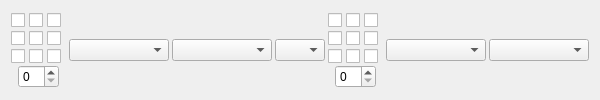
<?xml version="1.0" encoding="UTF-8"?>
<ui version="4.0">
 <class>Form</class>
 <widget class="QWidget" name="Form">
  <property name="geometry">
   <rect>
    <x>0</x>
    <y>0</y>
    <width>600</width>
    <height>100</height>
   </rect>
  </property>
  <property name="windowTitle">
   <string>Form</string>
  </property>
  <layout class="QHBoxLayout" name="horizontalLayout">
   <property name="spacing">
    <number>3</number>
   </property>
   <item>
    <layout class="QVBoxLayout" name="verticalLayout">
     <property name="spacing">
      <number>0</number>
     </property>
     <property name="sizeConstraint">
      <enum>QLayout::SetDefaultConstraint</enum>
     </property>
     <item>
      <layout class="QGridLayout" name="gridLayout">
       <property name="spacing">
        <number>0</number>
       </property>
       <item row="0" column="0">
        <widget class="QCheckBox" name="checkBox">
         <property name="sizePolicy">
          <sizepolicy hsizetype="Fixed" vsizetype="Fixed">
           <horstretch>0</horstretch>
           <verstretch>0</verstretch>
          </sizepolicy>
         </property>
         <property name="minimumSize">
          <size>
           <width>18</width>
           <height>18</height>
          </size>
         </property>
         <property name="maximumSize">
          <size>
           <width>18</width>
           <height>18</height>
          </size>
         </property>
         <property name="layoutDirection">
          <enum>Qt::LeftToRight</enum>
         </property>
         <property name="text">
          <string/>
         </property>
        </widget>
       </item>
       <item row="0" column="1">
        <widget class="QCheckBox" name="checkBox_2">
         <property name="sizePolicy">
          <sizepolicy hsizetype="Fixed" vsizetype="Fixed">
           <horstretch>0</horstretch>
           <verstretch>0</verstretch>
          </sizepolicy>
         </property>
         <property name="minimumSize">
          <size>
           <width>18</width>
           <height>18</height>
          </size>
         </property>
         <property name="maximumSize">
          <size>
           <width>18</width>
           <height>18</height>
          </size>
         </property>
         <property name="layoutDirection">
          <enum>Qt::LeftToRight</enum>
         </property>
         <property name="text">
          <string/>
         </property>
        </widget>
       </item>
       <item row="0" column="2">
        <widget class="QCheckBox" name="checkBox_3">
         <property name="sizePolicy">
          <sizepolicy hsizetype="Fixed" vsizetype="Fixed">
           <horstretch>0</horstretch>
           <verstretch>0</verstretch>
          </sizepolicy>
         </property>
         <property name="minimumSize">
          <size>
           <width>18</width>
           <height>18</height>
          </size>
         </property>
         <property name="maximumSize">
          <size>
           <width>18</width>
           <height>18</height>
          </size>
         </property>
         <property name="layoutDirection">
          <enum>Qt::LeftToRight</enum>
         </property>
         <property name="text">
          <string/>
         </property>
        </widget>
       </item>
       <item row="1" column="0">
        <widget class="QCheckBox" name="checkBox_4">
         <property name="sizePolicy">
          <sizepolicy hsizetype="Fixed" vsizetype="Fixed">
           <horstretch>0</horstretch>
           <verstretch>0</verstretch>
          </sizepolicy>
         </property>
         <property name="minimumSize">
          <size>
           <width>18</width>
           <height>18</height>
          </size>
         </property>
         <property name="maximumSize">
          <size>
           <width>18</width>
           <height>18</height>
          </size>
         </property>
         <property name="layoutDirection">
          <enum>Qt::LeftToRight</enum>
         </property>
         <property name="text">
          <string/>
         </property>
        </widget>
       </item>
       <item row="1" column="1">
        <widget class="QCheckBox" name="checkBox_5">
         <property name="sizePolicy">
          <sizepolicy hsizetype="Fixed" vsizetype="Fixed">
           <horstretch>0</horstretch>
           <verstretch>0</verstretch>
          </sizepolicy>
         </property>
         <property name="minimumSize">
          <size>
           <width>18</width>
           <height>18</height>
          </size>
         </property>
         <property name="maximumSize">
          <size>
           <width>18</width>
           <height>18</height>
          </size>
         </property>
         <property name="layoutDirection">
          <enum>Qt::LeftToRight</enum>
         </property>
         <property name="text">
          <string/>
         </property>
        </widget>
       </item>
       <item row="1" column="2">
        <widget class="QCheckBox" name="checkBox_6">
         <property name="sizePolicy">
          <sizepolicy hsizetype="Fixed" vsizetype="Fixed">
           <horstretch>0</horstretch>
           <verstretch>0</verstretch>
          </sizepolicy>
         </property>
         <property name="minimumSize">
          <size>
           <width>18</width>
           <height>18</height>
          </size>
         </property>
         <property name="maximumSize">
          <size>
           <width>18</width>
           <height>18</height>
          </size>
         </property>
         <property name="layoutDirection">
          <enum>Qt::LeftToRight</enum>
         </property>
         <property name="text">
          <string/>
         </property>
        </widget>
       </item>
       <item row="2" column="0">
        <widget class="QCheckBox" name="checkBox_7">
         <property name="sizePolicy">
          <sizepolicy hsizetype="Fixed" vsizetype="Fixed">
           <horstretch>0</horstretch>
           <verstretch>0</verstretch>
          </sizepolicy>
         </property>
         <property name="minimumSize">
          <size>
           <width>18</width>
           <height>18</height>
          </size>
         </property>
         <property name="maximumSize">
          <size>
           <width>18</width>
           <height>18</height>
          </size>
         </property>
         <property name="layoutDirection">
          <enum>Qt::LeftToRight</enum>
         </property>
         <property name="text">
          <string/>
         </property>
        </widget>
       </item>
       <item row="2" column="1">
        <widget class="QCheckBox" name="checkBox_8">
         <property name="sizePolicy">
          <sizepolicy hsizetype="Fixed" vsizetype="Fixed">
           <horstretch>0</horstretch>
           <verstretch>0</verstretch>
          </sizepolicy>
         </property>
         <property name="minimumSize">
          <size>
           <width>18</width>
           <height>18</height>
          </size>
         </property>
         <property name="maximumSize">
          <size>
           <width>18</width>
           <height>18</height>
          </size>
         </property>
         <property name="layoutDirection">
          <enum>Qt::LeftToRight</enum>
         </property>
         <property name="text">
          <string/>
         </property>
        </widget>
       </item>
       <item row="2" column="2">
        <widget class="QCheckBox" name="checkBox_9">
         <property name="sizePolicy">
          <sizepolicy hsizetype="Fixed" vsizetype="Fixed">
           <horstretch>0</horstretch>
           <verstretch>0</verstretch>
          </sizepolicy>
         </property>
         <property name="minimumSize">
          <size>
           <width>18</width>
           <height>18</height>
          </size>
         </property>
         <property name="maximumSize">
          <size>
           <width>18</width>
           <height>18</height>
          </size>
         </property>
         <property name="text">
          <string/>
         </property>
        </widget>
       </item>
      </layout>
     </item>
     <item alignment="Qt::AlignHCenter">
      <widget class="QSpinBox" name="spinBox"/>
     </item>
    </layout>
   </item>
   <item>
    <widget class="QComboBox" name="comboBox">
     <property name="sizePolicy">
      <sizepolicy hsizetype="Fixed" vsizetype="Fixed">
       <horstretch>0</horstretch>
       <verstretch>0</verstretch>
      </sizepolicy>
     </property>
     <property name="minimumSize">
      <size>
       <width>100</width>
       <height>0</height>
      </size>
     </property>
     <property name="maximumSize">
      <size>
       <width>100</width>
       <height>16777215</height>
      </size>
     </property>
    </widget>
   </item>
   <item>
    <widget class="QComboBox" name="comboBox_2">
     <property name="sizePolicy">
      <sizepolicy hsizetype="Fixed" vsizetype="Fixed">
       <horstretch>0</horstretch>
       <verstretch>0</verstretch>
      </sizepolicy>
     </property>
     <property name="minimumSize">
      <size>
       <width>100</width>
       <height>0</height>
      </size>
     </property>
     <property name="maximumSize">
      <size>
       <width>100</width>
       <height>16777215</height>
      </size>
     </property>
    </widget>
   </item>
   <item>
    <widget class="QComboBox" name="comboBox_3">
     <property name="sizePolicy">
      <sizepolicy hsizetype="Fixed" vsizetype="Fixed">
       <horstretch>0</horstretch>
       <verstretch>0</verstretch>
      </sizepolicy>
     </property>
     <property name="minimumSize">
      <size>
       <width>50</width>
       <height>0</height>
      </size>
     </property>
     <property name="maximumSize">
      <size>
       <width>50</width>
       <height>16777215</height>
      </size>
     </property>
    </widget>
   </item>
   <item>
    <layout class="QVBoxLayout" name="verticalLayout_2">
     <property name="spacing">
      <number>0</number>
     </property>
     <item>
      <layout class="QGridLayout" name="gridLayout_2">
       <property name="spacing">
        <number>0</number>
       </property>
       <item row="0" column="0">
        <widget class="QCheckBox" name="checkBox_10">
         <property name="sizePolicy">
          <sizepolicy hsizetype="Fixed" vsizetype="Fixed">
           <horstretch>0</horstretch>
           <verstretch>0</verstretch>
          </sizepolicy>
         </property>
         <property name="minimumSize">
          <size>
           <width>18</width>
           <height>18</height>
          </size>
         </property>
         <property name="maximumSize">
          <size>
           <width>18</width>
           <height>18</height>
          </size>
         </property>
         <property name="layoutDirection">
          <enum>Qt::LeftToRight</enum>
         </property>
         <property name="text">
          <string/>
         </property>
        </widget>
       </item>
       <item row="0" column="1">
        <widget class="QCheckBox" name="checkBox_11">
         <property name="sizePolicy">
          <sizepolicy hsizetype="Fixed" vsizetype="Fixed">
           <horstretch>0</horstretch>
           <verstretch>0</verstretch>
          </sizepolicy>
         </property>
         <property name="minimumSize">
          <size>
           <width>18</width>
           <height>18</height>
          </size>
         </property>
         <property name="maximumSize">
          <size>
           <width>18</width>
           <height>18</height>
          </size>
         </property>
         <property name="layoutDirection">
          <enum>Qt::LeftToRight</enum>
         </property>
         <property name="text">
          <string/>
         </property>
        </widget>
       </item>
       <item row="0" column="2">
        <widget class="QCheckBox" name="checkBox_12">
         <property name="sizePolicy">
          <sizepolicy hsizetype="Fixed" vsizetype="Fixed">
           <horstretch>0</horstretch>
           <verstretch>0</verstretch>
          </sizepolicy>
         </property>
         <property name="minimumSize">
          <size>
           <width>18</width>
           <height>18</height>
          </size>
         </property>
         <property name="maximumSize">
          <size>
           <width>18</width>
           <height>18</height>
          </size>
         </property>
         <property name="layoutDirection">
          <enum>Qt::LeftToRight</enum>
         </property>
         <property name="text">
          <string/>
         </property>
        </widget>
       </item>
       <item row="1" column="0">
        <widget class="QCheckBox" name="checkBox_13">
         <property name="sizePolicy">
          <sizepolicy hsizetype="Fixed" vsizetype="Fixed">
           <horstretch>0</horstretch>
           <verstretch>0</verstretch>
          </sizepolicy>
         </property>
         <property name="minimumSize">
          <size>
           <width>18</width>
           <height>18</height>
          </size>
         </property>
         <property name="maximumSize">
          <size>
           <width>18</width>
           <height>18</height>
          </size>
         </property>
         <property name="layoutDirection">
          <enum>Qt::LeftToRight</enum>
         </property>
         <property name="text">
          <string/>
         </property>
        </widget>
       </item>
       <item row="1" column="1">
        <widget class="QCheckBox" name="checkBox_14">
         <property name="sizePolicy">
          <sizepolicy hsizetype="Fixed" vsizetype="Fixed">
           <horstretch>0</horstretch>
           <verstretch>0</verstretch>
          </sizepolicy>
         </property>
         <property name="minimumSize">
          <size>
           <width>18</width>
           <height>18</height>
          </size>
         </property>
         <property name="maximumSize">
          <size>
           <width>18</width>
           <height>18</height>
          </size>
         </property>
         <property name="layoutDirection">
          <enum>Qt::LeftToRight</enum>
         </property>
         <property name="text">
          <string/>
         </property>
        </widget>
       </item>
       <item row="1" column="2">
        <widget class="QCheckBox" name="checkBox_15">
         <property name="sizePolicy">
          <sizepolicy hsizetype="Fixed" vsizetype="Fixed">
           <horstretch>0</horstretch>
           <verstretch>0</verstretch>
          </sizepolicy>
         </property>
         <property name="minimumSize">
          <size>
           <width>18</width>
           <height>18</height>
          </size>
         </property>
         <property name="maximumSize">
          <size>
           <width>18</width>
           <height>18</height>
          </size>
         </property>
         <property name="layoutDirection">
          <enum>Qt::LeftToRight</enum>
         </property>
         <property name="text">
          <string/>
         </property>
        </widget>
       </item>
       <item row="2" column="0">
        <widget class="QCheckBox" name="checkBox_16">
         <property name="sizePolicy">
          <sizepolicy hsizetype="Fixed" vsizetype="Fixed">
           <horstretch>0</horstretch>
           <verstretch>0</verstretch>
          </sizepolicy>
         </property>
         <property name="minimumSize">
          <size>
           <width>18</width>
           <height>18</height>
          </size>
         </property>
         <property name="maximumSize">
          <size>
           <width>18</width>
           <height>18</height>
          </size>
         </property>
         <property name="layoutDirection">
          <enum>Qt::LeftToRight</enum>
         </property>
         <property name="text">
          <string/>
         </property>
        </widget>
       </item>
       <item row="2" column="1">
        <widget class="QCheckBox" name="checkBox_17">
         <property name="sizePolicy">
          <sizepolicy hsizetype="Fixed" vsizetype="Fixed">
           <horstretch>0</horstretch>
           <verstretch>0</verstretch>
          </sizepolicy>
         </property>
         <property name="minimumSize">
          <size>
           <width>18</width>
           <height>18</height>
          </size>
         </property>
         <property name="maximumSize">
          <size>
           <width>18</width>
           <height>18</height>
          </size>
         </property>
         <property name="layoutDirection">
          <enum>Qt::LeftToRight</enum>
         </property>
         <property name="text">
          <string/>
         </property>
        </widget>
       </item>
       <item row="2" column="2">
        <widget class="QCheckBox" name="checkBox_18">
         <property name="sizePolicy">
          <sizepolicy hsizetype="Fixed" vsizetype="Fixed">
           <horstretch>0</horstretch>
           <verstretch>0</verstretch>
          </sizepolicy>
         </property>
         <property name="minimumSize">
          <size>
           <width>18</width>
           <height>18</height>
          </size>
         </property>
         <property name="maximumSize">
          <size>
           <width>18</width>
           <height>18</height>
          </size>
         </property>
         <property name="text">
          <string/>
         </property>
        </widget>
       </item>
      </layout>
     </item>
     <item alignment="Qt::AlignHCenter">
      <widget class="QSpinBox" name="spinBox_2"/>
     </item>
    </layout>
   </item>
   <item>
    <widget class="QComboBox" name="comboBox_4">
     <property name="sizePolicy">
      <sizepolicy hsizetype="Fixed" vsizetype="Fixed">
       <horstretch>0</horstretch>
       <verstretch>0</verstretch>
      </sizepolicy>
     </property>
     <property name="minimumSize">
      <size>
       <width>100</width>
       <height>0</height>
      </size>
     </property>
     <property name="maximumSize">
      <size>
       <width>100</width>
       <height>16777215</height>
      </size>
     </property>
    </widget>
   </item>
   <item>
    <widget class="QComboBox" name="comboBox_5">
     <property name="sizePolicy">
      <sizepolicy hsizetype="Fixed" vsizetype="Fixed">
       <horstretch>0</horstretch>
       <verstretch>0</verstretch>
      </sizepolicy>
     </property>
     <property name="minimumSize">
      <size>
       <width>100</width>
       <height>0</height>
      </size>
     </property>
     <property name="maximumSize">
      <size>
       <width>100</width>
       <height>16777215</height>
      </size>
     </property>
    </widget>
   </item>
  </layout>
 </widget>
 <resources/>
 <connections/>
</ui>
